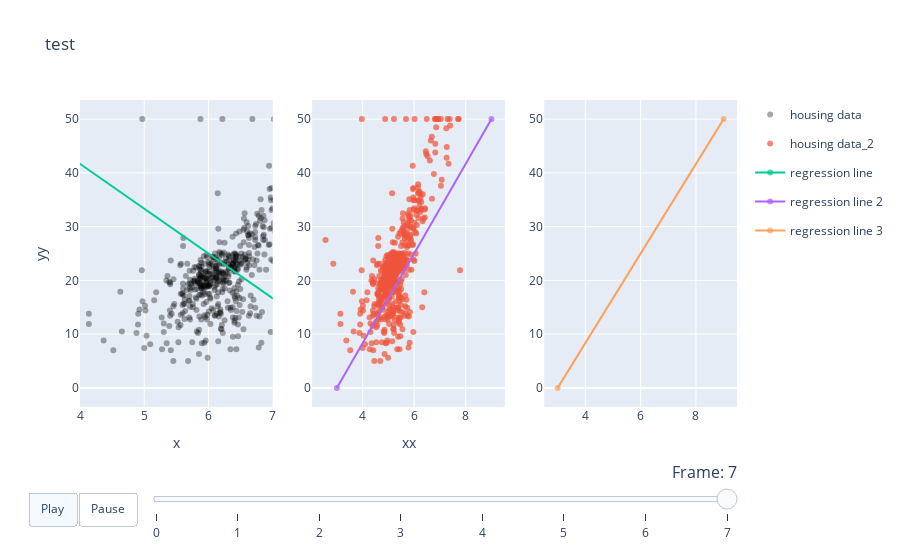

Notebook code for this chart:
### Code cell
from utils.utility_plots import create_dynamic_h_plot, Data2Plot

data2plot = Data2Plot()

# add static data
data2plot.add_static_data(name= 'housing data', x= feature_matrix.RM, y= target.y, mode="markers", rgb_colour=(0,0,0,0.5))
data2plot.add_static_data(name= 'housing data_2', x= feature_matrix.RM-1, y= target.y, mode="markers", panel=2)

# create dynamic figure
data2plot.prepare_dynamic_data(name='regression line')
data2plot.prepare_dynamic_data(name='regression line 2', panel=2)
data2plot.prepare_dynamic_data(name='regression line 3', panel=3)
for v in [[0,50],[5,45],[10,40],[20,30],[30,20],[40,10],[45,5],[50,0]]:
    data2plot.feed_dynamic_data(name='regression line', x=[3,9], y=v)
    data2plot.feed_dynamic_data(name='regression line 2', x=[3,9], y=(v[1],v[0]))
    data2plot.feed_dynamic_data(name='regression line 3', x=[3,9], y=(v[1],v[0]))
    
    
create_dynamic_h_plot(data2plot, title="test", x_axis_2='xx', y_axis_1='yy', x_range_1=[4,7])

### Figure 1 — Plotly figure (JSON) as saved in the notebook; plotly's stock layout.template omitted (floating-point values rounded to 4 significant figures; data arrays with more than 128 entries replaced by an {"elided": "..."} marker saying what was removed)
{"data": [{"fillcolor": "rgba(0, 0, 0, 0.5)", "hoverinfo": "name+text", "legendgroup": "housing data", "line": {"color": "rgba(0, 0, 0, 0.5)"}, "marker": {"line": {"color": "rgba(50,50,50,0.8)", "width": 0}, "opacity": 0.7, "symbol": "circle"}, "mode": "markers", "name": "housing data", "showlegend": true, "type": "scatter", "x": {"elided": "506 float values"}, "xaxis": "x", "y": {"elided": "506 float values"}, "yaxis": "y"}, {"hoverinfo": "name+text", "legendgroup": "housing data_2", "marker": {"line": {"color": "rgba(50,50,50,0.8)", "width": 0}, "opacity": 0.7, "symbol": "circle"}, "mode": "markers", "name": "housing data_2", "showlegend": true, "type": "scatter", "x": {"elided": "506 float values"}, "xaxis": "x2", "y": {"elided": "506 float values"}, "yaxis": "y2"}, {"hoverinfo": "name+text", "legendgroup": "regression line", "marker": {"line": {"color": "rgba(50,50,50,0.8)", "width": 0}, "opacity": 0.7, "symbol": "circle"}, "mode": "markers+lines", "name": "regression line", "showlegend": true, "type": "scatter", "x": [3, 9], "xaxis": "x", "y": [50, 0], "yaxis": "y"}, {"hoverinfo": "name+text", "legendgroup": "regression line 2", "marker": {"line": {"color": "rgba(50,50,50,0.8)", "width": 0}, "opacity": 0.7, "symbol": "circle"}, "mode": "markers+lines", "name": "regression line 2", "showlegend": true, "type": "scatter", "x": [3, 9], "xaxis": "x2", "y": [0, 50], "yaxis": "y2"}, {"hoverinfo": "name+text", "legendgroup": "regression line 3", "marker": {"line": {"color": "rgba(50,50,50,0.8)", "width": 0}, "opacity": 0.7, "symbol": "circle"}, "mode": "markers+lines", "name": "regression line 3", "showlegend": true, "type": "scatter", "x": [3, 9], "xaxis": "x3", "y": [0, 50], "yaxis": "y3"}], "layout": {"autosize": true, "sliders": [{"active": 7, "currentvalue": {"font": {"size": 16}, "prefix": "Frame: ", "visible": true, "xanchor": "right"}, "len": 0.9, "pad": {"b": 10, "t": 50}, "steps": [{"args": [["0"], {"frame": {"duration": 500, "easing": "linear", "redraw": false}, "transition": {"duration": 0, "easing": "linear"}}], "label": "0", "method": "animate"}, {"args": [["1"], {"frame": {"duration": 500, "easing": "linear", "redraw": false}, "transition": {"duration": 0, "easing": "linear"}}], "label": "1", "method": "animate"}, {"args": [["2"], {"frame": {"duration": 500, "easing": "linear", "redraw": false}, "transition": {"duration": 0, "easing": "linear"}}], "label": "2", "method": "animate"}, {"args": [["3"], {"frame": {"duration": 500, "easing": "linear", "redraw": false}, "transition": {"duration": 0, "easing": "linear"}}], "label": "3", "method": "animate"}, {"args": [["4"], {"frame": {"duration": 500, "easing": "linear", "redraw": false}, "transition": {"duration": 0, "easing": "linear"}}], "label": "4", "method": "animate"}, {"args": [["5"], {"frame": {"duration": 500, "easing": "linear", "redraw": false}, "transition": {"duration": 0, "easing": "linear"}}], "label": "5", "method": "animate"}, {"args": [["6"], {"frame": {"duration": 500, "easing": "linear", "redraw": false}, "transition": {"duration": 0, "easing": "linear"}}], "label": "6", "method": "animate"}, {"args": [["7"], {"frame": {"duration": 500, "easing": "linear", "redraw": false}, "transition": {"duration": 0, "easing": "linear"}}], "label": "7", "method": "animate"}], "transition": {"duration": 500, "easing": "linear"}, "x": 0.1, "xanchor": "left", "y": 0, "yanchor": "top"}], "title": {"text": "test"}, "updatemenus": [{"buttons": [{"args": [[0, 1, 2, 3, 4, 5, 6, 7], {"frame": {"duration": 500, "redraw": false}, "fromcurrent": true, "transition": {"duration": 0, "easing": "linear"}}], "label": "Play", "method": "animate"}, {"args": [[null], {"frame": {"duration": 0, "redraw": false}, "mode": "immediate", "transition": {"duration": 0}}], "label": "Pause", "method": "animate"}], "direction": "left", "pad": {"r": 10, "t": 85}, "showactive": true, "type": "buttons", "x": 0.1, "xanchor": "right", "y": 0, "yanchor": "top"}], "xaxis": {"anchor": "y", "domain": [0, 0.2933], "range": [4, 7], "title": {"text": "x"}, "type": "linear"}, "xaxis2": {"anchor": "y2", "autorange": true, "domain": [0.3533, 0.6467], "range": [2.09, 9.471], "title": {"text": "xx"}, "type": "linear"}, "xaxis3": {"anchor": "y3", "autorange": true, "domain": [0.7067, 1], "range": [2.561, 9.439], "type": "linear"}, "yaxis": {"anchor": "x", "autorange": true, "domain": [0, 1], "range": [-3.979, 53.98], "title": {"text": "yy"}, "type": "linear"}, "yaxis2": {"anchor": "x2", "autorange": true, "domain": [0, 1], "range": [-3.979, 53.98], "type": "linear"}, "yaxis3": {"anchor": "x3", "autorange": true, "domain": [0, 1], "range": [-3.979, 53.98], "type": "linear"}}}
